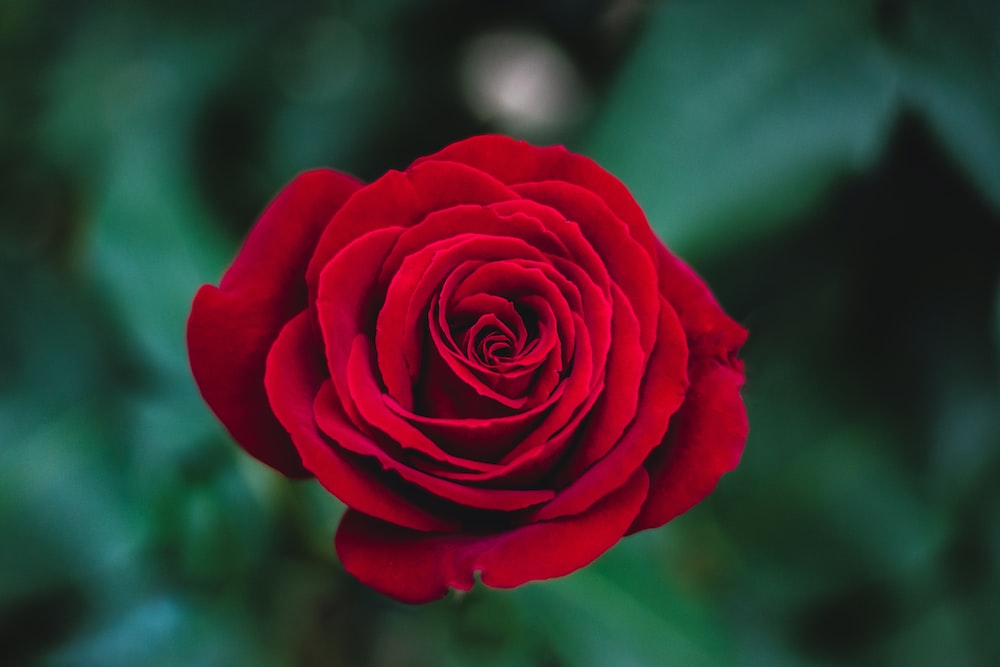
%> input picture Images/rose.jpg, 1000 x 667 px
$ octave histmapping.m   (GNU Octave 9; MATLAB toolbox functions it lacks are replaced by stand-ins)
%> lines starting %> are read from the running program, lines starting %| are printed output that depends on the picture
i = imread('rose.jpg');
%> i is the input picture: size 667x1000x3 uint8; mean R, G, B 60.1, 48.5, 47.5
matching = 10:50;
ih = histeq(i,matching);
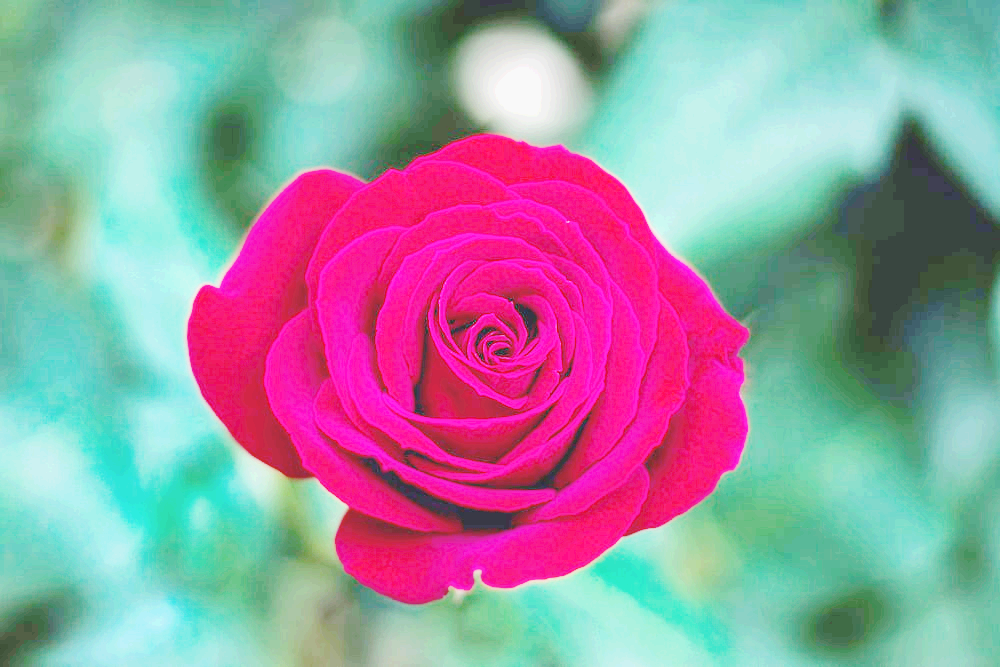
%> ih: size 667x1000x3 uint8; mean R, G, B 155.7, 149, 163.3
figure
imshow(i)
figure
imshow(ih)
figure
imhist(i)
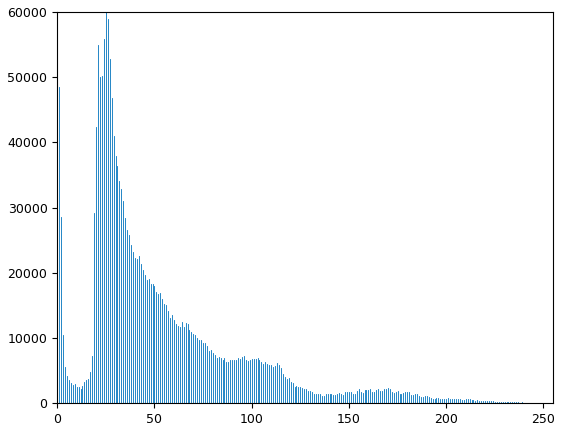
%> figure redrawn from the program's plot data; highest point at x = 25, y = 59983
figure
imhist(ih)
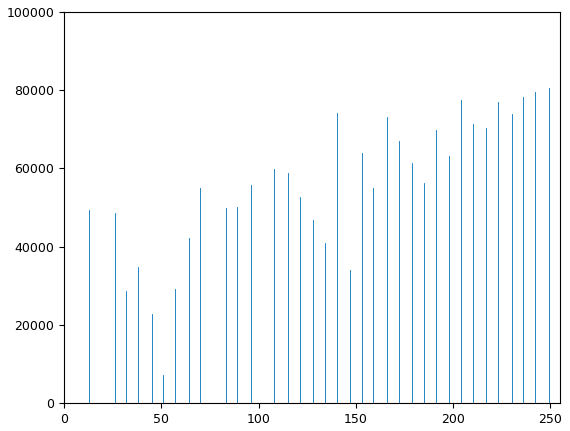
%> figure redrawn from the program's plot data; highest point at x = 249, y = 80527
figure
imshow(plot(matching))

$ run again, with Images/Img2.jpg copied over Images/rose.jpg
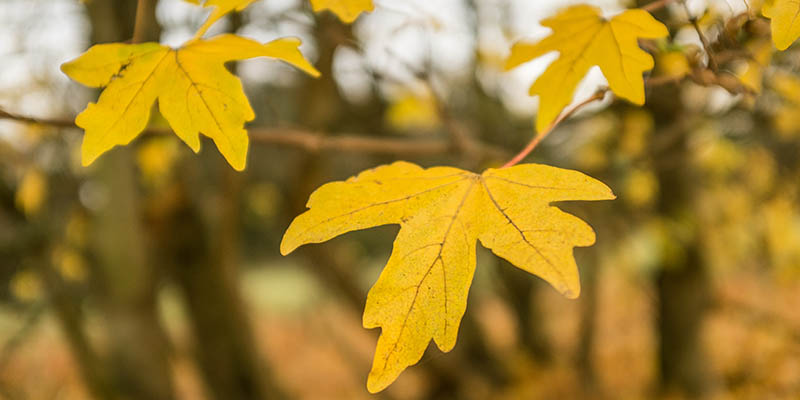
%> input picture Images/Img2.jpg, 800 x 400 px
%> i is the input picture: size 400x800x3 uint8; mean R, G, B 157.3, 126.6, 48.6
%> `ih = histeq(i,matching);`:
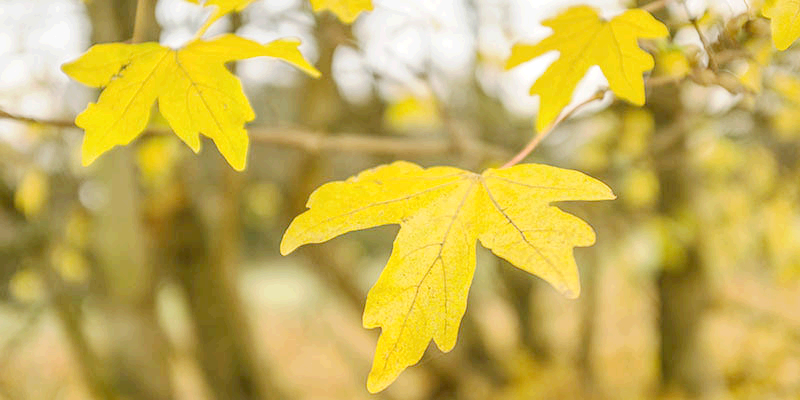
%> ih: size 400x800x3 uint8; mean R, G, B 199.8, 177.8, 87
%> `imhist(ih)`:
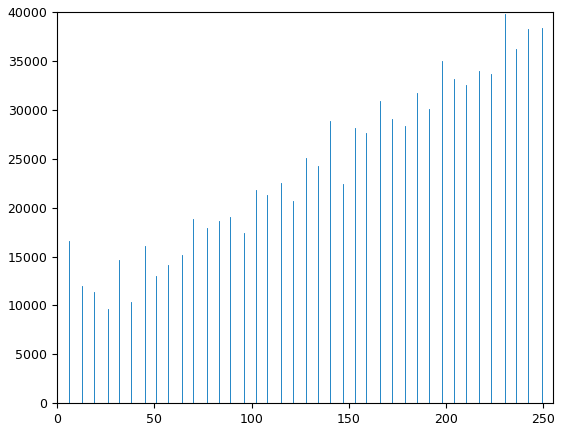
%> figure redrawn from the program's plot data; highest point at x = 230, y = 39745
